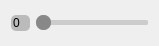
<?xml version="1.0" encoding="UTF-8"?>
<ui version="4.0">
 <class>CSpinWidget</class>
 <widget class="QWidget" name="CSpinWidget">
  <property name="geometry">
   <rect>
    <x>0</x>
    <y>0</y>
    <width>159</width>
    <height>46</height>
   </rect>
  </property>
  <property name="windowTitle">
   <string>CSpinWidget [dua专用]</string>
  </property>
  <property name="styleSheet">
   <string notr="true"/>
  </property>
  <layout class="QHBoxLayout" name="horizontalLayout">
   <item>
    <widget class="QSpinBox" name="spin">
     <property name="enabled">
      <bool>true</bool>
     </property>
     <property name="styleSheet">
      <string notr="true">QSpinBox {
	background-color: #BBBBBB;
	border-radius: 5px;
}
 
QSpinBox::up-button,QSpinBox::down-button {
	width:0px;
}
QSpinBox:disabled {
	background-color: #CCCCCC;
}</string>
     </property>
    </widget>
   </item>
   <item>
    <widget class="QSlider" name="hslider">
     <property name="enabled">
      <bool>true</bool>
     </property>
     <property name="styleSheet">
      <string notr="true">QSlider::groove:horizontal {
	background: #CCCCCC;
	height: 5px;
	border-radius: 2px;
}

QSlider::sub-page:horizontal {
	background: qlineargradient(x1:0, y1:0,x2:0,y2:1,
		stop:0 #B1B1B1, stop:1 #c4c4c4);
	background: qlineargradient(x1:0, y1:0.2,x2:1,y2:1,
    	stop: 0 #5DCCFF, stop: 1 #1874CD);
	height: 10px;
	border-radius: 2px;
}

QSlider::add-page:horizontal {
	background: #CCCCCC;
	height: 10px;
	border-radius: 2px;
}

QSlider::handle:horizontal {
    background: #888888;
    width: 15px;
    margin-top: -5px;
    margin-bottom: -5px;
    border-radius: 7px;
}

QSlider::handle:horizontal:hover {
    background: #555555;

    width: 15px;
    margin-top: -5px;
    margin-bottom: -5px;
    border-radius: 7px;
}

QSlider::handle:horizontal:pressed {
	background-color: #333333;
}

QSlider::sub-page:horizontal:disabled {
	background-color: #AAAAAA;
	height: 10px;
	border-radius: 2px;
}

QSlider::add-page:horizontal:disabled {
	background: #DDDDDD;
	height: 10px;
	border-radius: 2px;
}

QSlider::handle:horizontal:disabled {
	background: #888888;
    width: 15px;
    margin-top: -5px;
    margin-bottom: -5px;
    border-radius: 7px;
}

</string>
     </property>
     <property name="value">
      <number>0</number>
     </property>
     <property name="orientation">
      <enum>Qt::Horizontal</enum>
     </property>
    </widget>
   </item>
  </layout>
 </widget>
 <layoutdefault spacing="6" margin="11"/>
 <resources/>
 <connections/>
</ui>
